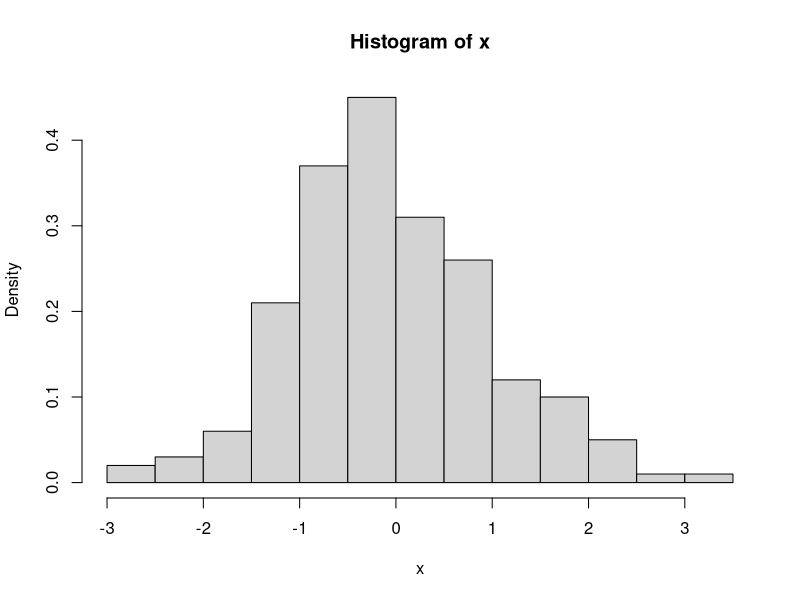
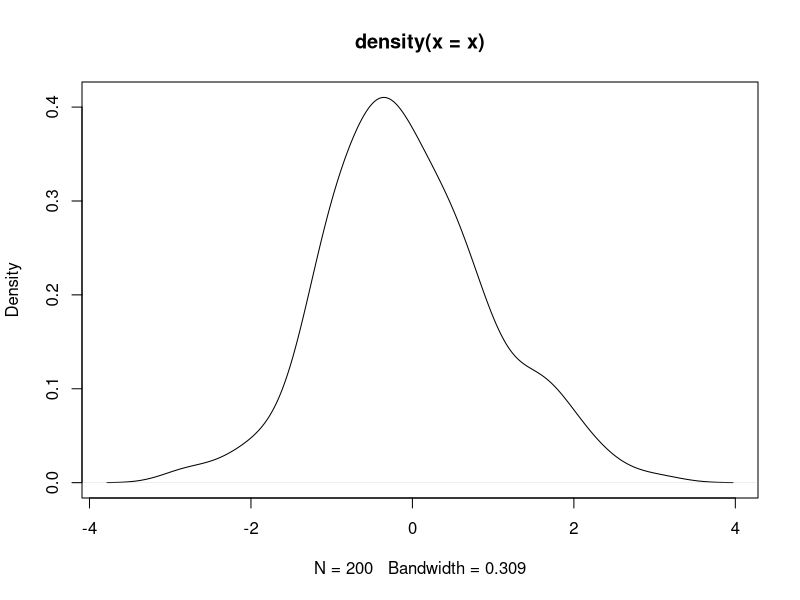

Generate these figures, in order, with R:
my.display<-function(x, display = FALSE, type = "", prob = FALSE) {
  if(display) {
    switch (type,
      'hist' = hist(x, freq = !prob),
      'density' = plot(density(x)),
      cat("Please specify type as either hist or density\n")
    )
    # if(type == 'hist') {
    #   hist(x, freq = !prob)
    # } else if (type == 'density') {
    #   plot(density(x))
    # } else  {
    #     cat("Please specify type as either hist or density\n")
    # }
  }
  cat("Summary of input: \n")
  return(summary(x))
}

set.seed(1234)
my.data<-rnorm(200)

my.display(my.data, display = TRUE, type = 'hist', prob = TRUE)
my.display(my.data,display=TRUE,type="density")
my.display(my.data,display=TRUE)
